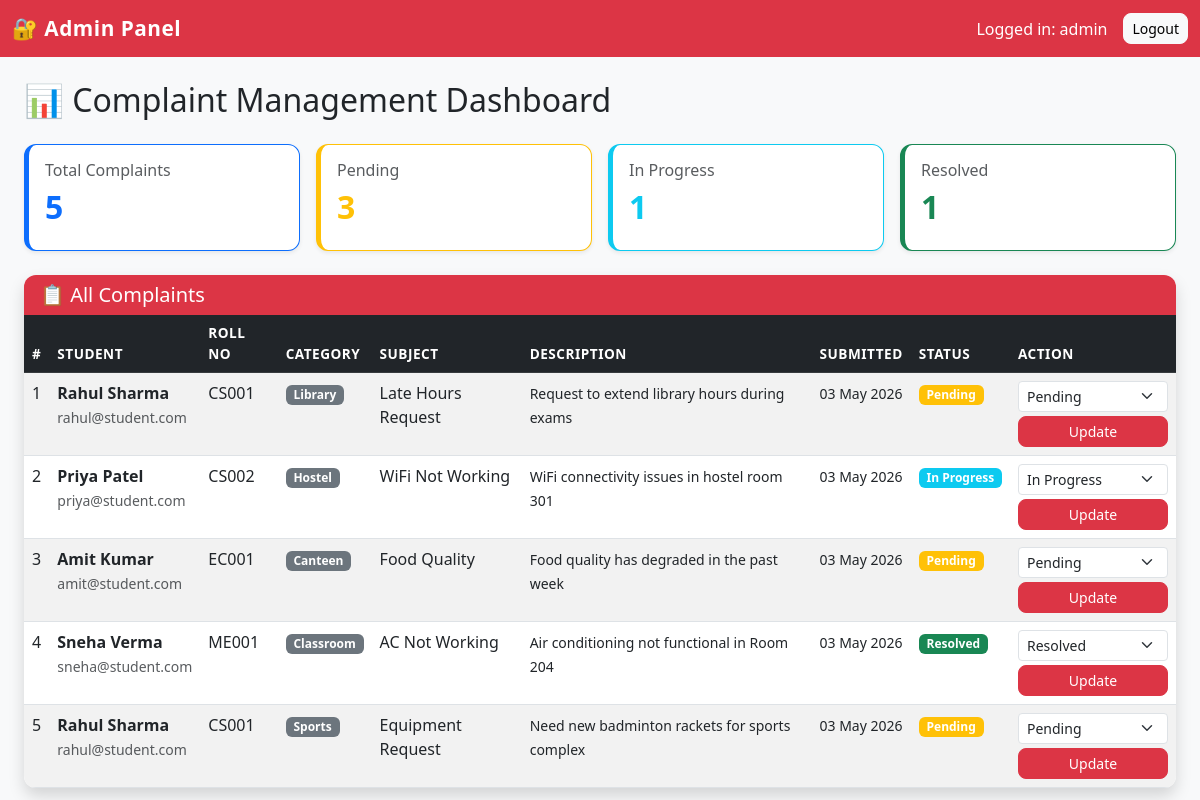
The app's page /admin_dashboard.php (signed in) with its own data.
### tables this page shows
CREATE TABLE IF NOT EXISTS complaints (
    id INT AUTO_INCREMENT PRIMARY KEY,
    student_id INT NOT NULL,
    category VARCHAR(100) NOT NULL,
    subject VARCHAR(200) NOT NULL,
    description TEXT NOT NULL,
    status ENUM('Pending','In Progress','Resolved') DEFAULT 'Pending',
    submitted_at TIMESTAMP DEFAULT CURRENT_TIMESTAMP,
    resolved_at TIMESTAMP NULL,
    FOREIGN KEY (student_id) REFERENCES students(id) ON DELETE CASCADE
);

CREATE TABLE IF NOT EXISTS students (
    id INT AUTO_INCREMENT PRIMARY KEY,
    name VARCHAR(100) NOT NULL,
    email VARCHAR(100) NOT NULL UNIQUE,
    password VARCHAR(255) NOT NULL,
    roll_no VARCHAR(20) NOT NULL UNIQUE,
    department VARCHAR(100) DEFAULT NULL,
    year INT DEFAULT 1,
    phone VARCHAR(15) DEFAULT NULL,
    created_at TIMESTAMP DEFAULT CURRENT_TIMESTAMP
);

### admin_dashboard.php (the view, shortened to what this page needs)
<?php
include 'db.php';
$admin_name = $_SESSION['admin_name'];
$sql = "SELECT c.*, s.name AS student_name, s.roll_no, s.email
        FROM complaints c
        INNER JOIN students s ON c.student_id = s.id
        ORDER BY c.submitted_at DESC";
$result = mysqli_query($conn, $sql);
$total_sql      = "SELECT COUNT(*) as total FROM complaints";
$pending_sql    = "SELECT COUNT(*) as cnt FROM complaints WHERE status='Pending'";
$progress_sql   = "SELECT COUNT(*) as cnt FROM complaints WHERE status='In Progress'";
$resolved_sql   = "SELECT COUNT(*) as cnt FROM complaints WHERE status='Resolved'";
$total    = mysqli_fetch_assoc(mysqli_query($conn, $total_sql))['total'];
$pending  = mysqli_fetch_assoc(mysqli_query($conn, $pending_sql))['cnt'];
$progress = mysqli_fetch_assoc(mysqli_query($conn, $progress_sql))['cnt'];
$resolved = mysqli_fetch_assoc(mysqli_query($conn, $resolved_sql))['cnt'];
?>
<!DOCTYPE html>
<html lang="en">
<head>
    <link href="https://cdn.jsdelivr.net/npm/bootstrap@5.3.0/dist/css/bootstrap.min.css" rel="stylesheet">
    <link rel="stylesheet" href="css/style.css">
</head>
<body class="bg-light">
<nav class="navbar navbar-expand-lg navbar-dark bg-danger">
    <div class="container-fluid">
        <a class="navbar-brand fw-bold" href="#">🔐 Admin Panel</a>
        <div class="ms-auto d-flex align-items-center gap-3">
            <span class="text-white">Logged in: <?php echo htmlspecialchars($admin_name); ?></span>
            <a href="logout.php" class="btn btn-light btn-sm">Logout</a>
        </div>
    </div>
</nav>
<div class="container-fluid mt-4 px-4">
    <h2 class="mb-4">📊 Complaint Management Dashboard</h2>
    <div class="row mb-4 g-3">
        <div class="col-md-3">
            <div class="card stat-card border-primary shadow-sm">
                <div class="card-body">
                    <h6 class="text-muted">Total Complaints</h6>
                    <h2 class="text-primary fw-bold"><?php echo $total; ?></h2>
                </div>
            </div>
        </div>
        <div class="col-md-3">
            <div class="card stat-card border-warning shadow-sm">
                <div class="card-body">
                    <h6 class="text-muted">Pending</h6>
                    <h2 class="text-warning fw-bold"><?php echo $pending; ?></h2>
                </div>
            </div>
        </div>
        <div class="col-md-3">
            <div class="card stat-card border-info shadow-sm">
                <div class="card-body">
                    <h6 class="text-muted">In Progress</h6>
                    <h2 class="text-info fw-bold"><?php echo $progress; ?></h2>
                </div>
            </div>
        </div>
        <div class="col-md-3">
            <div class="card stat-card border-success shadow-sm">
                <div class="card-body">
                    <h6 class="text-muted">Resolved</h6>
                    <h2 class="text-success fw-bold"><?php echo $resolved; ?></h2>
                </div>
            </div>
        </div>
    </div>
    <div class="card shadow border-0">
        <div class="card-header bg-danger text-white">
            <h5 class="mb-0">📋 All Complaints</h5>
        </div>
        <div class="card-body p-0">
            <div class="table-responsive">
                <table class="table table-striped table-hover mb-0">
                    <thead class="table-dark">
                        <tr>
                            <th>#</th>
                            <th>Student</th>
                            <th>Roll No</th>
                            <th>Category</th>
                            <th>Subject</th>
                            <th>Description</th>
                            <th>Submitted</th>
                            <th>Status</th>
                            <th>Action</th>
                        </tr>
                    </thead>
                    <tbody>
                        <?php if (mysqli_num_rows($result) == 0): ?>
                            <tr>
                                <td colspan="9" class="text-center text-muted p-4">
                                    No complaints filed yet.
                                </td>
                            </tr>
                        <?php else: ?>
                            <?php
                            $sr = 1;
                            while ($row = mysqli_fetch_assoc($result)):
                            ?>
                                <tr>
                                    <td><?php echo $sr++; ?></td>
                                    <td>
                                        <strong><?php echo htmlspecialchars($row['student_name']); ?></strong>
                                        <br>
                                        <small class="text-muted"><?php echo htmlspecialchars($row['email']); ?></small>
                                    </td>
                                    <td><?php echo htmlspecialchars($row['roll_no']); ?></td>
                                    <td>
                                        <span class="badge bg-secondary">
                                            <?php echo htmlspecialchars($row['category']); ?>
                                        </span>
                                    </td>
                                    <td><?php echo htmlspecialchars($row['subject']); ?></td>
                                    <td>
                                        <small><?php echo htmlspecialchars(substr($row['description'], 0, 80)); ?>
                                        </small>
                                    </td>
                                    <td>
                                        <small><?php echo date('d M Y', strtotime($row['submitted_at'])); ?></small>
                                    </td>
                                    <td>
                                        <?php
                                            $badge = 'warning';
                                            if ($row['status'] == 'In Progress') $badge = 'info';
                                            if ($row['status'] == 'Resolved')    $badge = 'success';
                                        ?>
                                        <span class="badge bg-<?php echo $badge; ?>">
                                            <?php echo $row['status']; ?>
                                        </span>
                                    </td>
                                    <td>
                                        <form method="POST" style="min-width:150px">
                                            <select name="status" class="form-select form-select-sm mb-1" required>
                                                <option value="Pending"     <?php if($row['status']=='Pending')    echo 'selected'; ?>>Pending</option>
                                                <option value="In Progress" <?php if($row['status']=='In Progress') echo 'selected'; ?>>In Progress</option>
                                                <option value="Resolved"    <?php if($row['status']=='Resolved')   echo 'selected'; ?>>Resolved</option>
                                            </select>
                                            <button type="submit" class="btn btn-sm btn-danger w-100">Update</button>
                                        </form>
                                    </td>
                                </tr>
                            <?php endwhile; ?>
                        <?php endif; ?>
                    </tbody>
                </table>
            </div>
        </div>
    </div>
</div>
</body>
</html>

### css/style.css (style rules this page uses)
body { font-family: 'Segoe UI', Tahoma, Geneva, Verdana, sans-serif; min-height: 100vh; }
.card { border-radius: 12px; overflow: hidden; }
.card-header { border-bottom: none; }
.navbar-brand { font-size: 1.3rem; letter-spacing: 0.5px; }
.btn { border-radius: 8px; font-weight: 500; }
.stat-card { border-left-width: 5px !important; }
.table thead th { font-size: 0.85rem; text-transform: uppercase; letter-spacing: 0.5px; }

### admin_dashboard.php (style rules this page uses)
.stat-card { border-left: 5px solid; }

### records on screen
complaints: student.name "Rahul Sharma", student.email "rahul@student.com", student.roll_no "CS001", category "Library", subject "Late Hours Request", description "Request to extend library hours during exams", submitted_at "03 May 2026", status "Pending"
complaints: student.name "Priya Patel", student.email "priya@student.com", student.roll_no "CS002", category "Hostel", subject "WiFi Not Working", description "WiFi connectivity issues in hostel room 301", submitted_at "03 May 2026", status "In Progress"
complaints: student.name "Amit Kumar", student.email "amit@student.com", student.roll_no "EC001", category "Canteen", subject "Food Quality", description "Food quality has degraded in the past week", submitted_at "03 May 2026", status "Pending"
complaints: student.name "Sneha Verma", student.email "sneha@student.com", student.roll_no "ME001", category "Classroom", subject "AC Not Working", description "Air conditioning not functional in Room 204", submitted_at "03 May 2026", status "Resolved"
complaints: student.name "Rahul Sharma", student.email "rahul@student.com", student.roll_no "CS001", category "Sports", subject "Equipment Request", description "Need new badminton rackets for sports complex", submitted_at "03 May 2026", status "Pending"

### other values on screen
$admin_name "admin"
$total "5"
$pending "3"
$progress "1"
$resolved "1"
